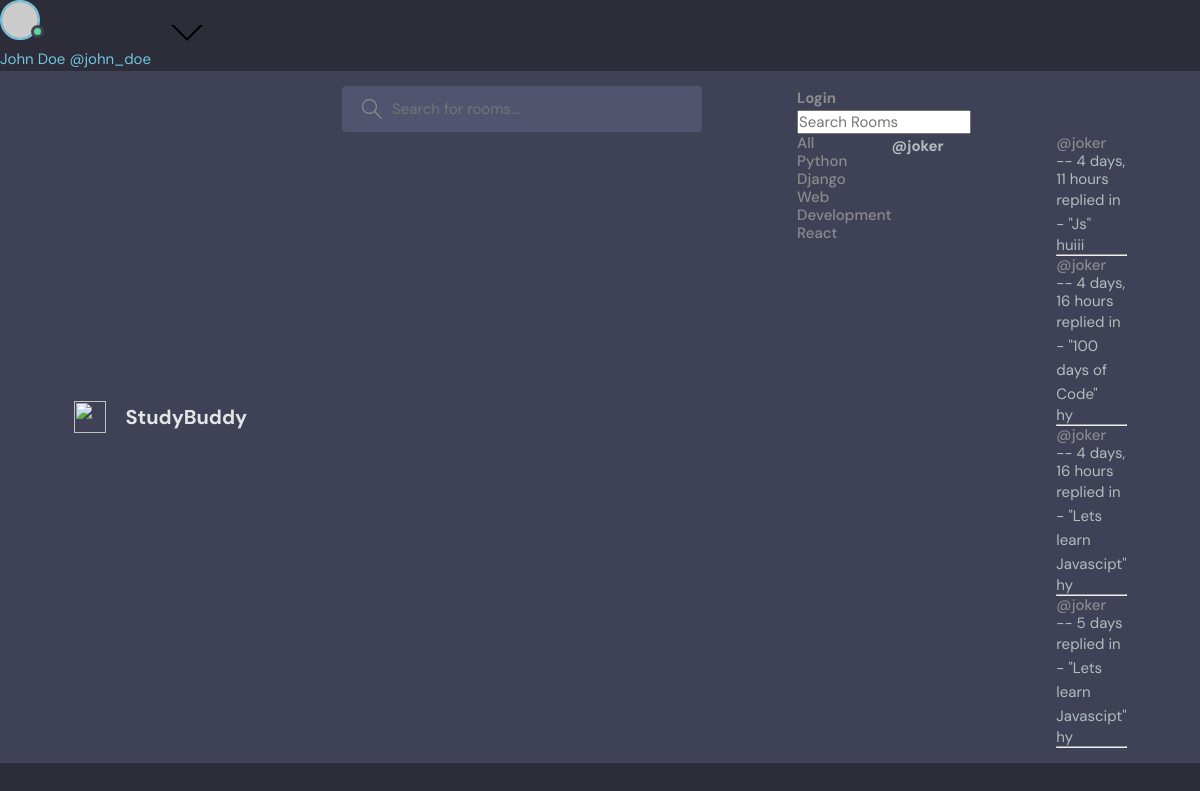
Page /profile/6 on the committed database.
### hotel/models.py (models this page shows, shortened)
class Topic(models.Model):
    name = models.CharField(max_length=200)

class Message(models.Model):
    user = models.ForeignKey(User, on_delete=models.CASCADE)
    room = models.ForeignKey(Room, on_delete=models.CASCADE)
    body = models.TextField()
    updated = models.DateTimeField(auto_now = True)
    created = models.DateTimeField(auto_now_add = True)
    class Meta:
        ordering = ['-updated','-created']

class Room(models.Model):
    host = models.ForeignKey(User,on_delete=models.SET_NULL,null=True)
    topic = models.ForeignKey(Topic,on_delete=models.SET_NULL,null=True)
    name = models.CharField(max_length=200)
    description = models.TextField(null=True, blank=True)
    participants = models.ManyToManyField(User, related_name='participants',blank=True)
    updated = models.DateTimeField(auto_now = True)
    created = models.DateTimeField(auto_now_add = True)
    class Meta:
        ordering = ['-updated','-created']
    def __str__(self):
        return self.name

### hotel/views.py (the view)
# urls.py: path('profile/<str:pk>',views.profileview,name='profile'),
def profileview(request,pk):
    roommsg= Message.objects.all().filter(user_id =pk)
    room = Room.objects.all().filter(host_id=pk)
    user = roommsg.first()
    topics= Topic.objects.all().filter()
    context ={'roommsg' : roommsg,'room' : room ,'user':user,'topics' : topics}
    return render(request,'hotel/profile.html',context)

### hotel/templates/hotel/profile.html (shortened to what this page needs)
{% extends 'main.html' %}
{% block content %}
<div class="profile_con">
<div>
    {% include "hotel/browse.html" %}
</div>
<div>
    <h1>@{{ user.user }}</h1>
</div>
<div>
    {% include "hotel/recent.html" %}
</div>
{% endblock content %}

### hotel/templates/hotel/browse.html
<p>
    <a href="{% url 'home' %}">All</a>
</p>
{% for topic in topics%}
<p>
    <a href="{% url 'home' %}?q={{ topic.name }}">{{ topic.name }}</a>
</p>
{% endfor%}

### hotel/templates/hotel/recent.html (shortened to what this page needs)
<div>
    {%for msg in roommsg %}
    <small><p><a href="{% url 'profile' msg.user.id %}">@{{ msg.user }}</a> -- {{msg.created|timesince}} </p></small>
    <small>
        <div>
            replied in - "{{ msg.room }}"
            <div>
            <p>    {{  msg.body }}</p>
            </div>
        </div>
    </small>
    <hr>
<div>
    {% endfor %}

### static/styles/style.css (style rules this page uses)
:root { --color-main: #71c6dd; --color-main-light: #e1f6fb; --color-dark: #3f4156; --color-dark-medium: #51546e; --color-dark-light: #696d97; --color-light: #e5e5e5; --color-gray: #8b8b8b; --color-light-gray: #b2bdbd; --color-bg: #2d2d39; --color-success: #5dd693; --color-error: #fc4b0b; }
* { font-family: "DM Sans", -apple-system, BlinkMacSystemFont, "Segoe UI", Roboto, Oxygen, Ubuntu, Cantarell, "Open Sans", "Helvetica Neue", sans-serif; margin: 0; padding: 0; box-sizing: border-box; text-rendering: optimizeLegibility; font-size: inherit; }
html { font-size: 56.25%; }
@media only screen and (min-width: 1200px) { html { font-size: 62.5%; } }
body { line-height: 1.6; font-weight: 400; font-size: 1.5rem; color: var(--color-light-gray); background-color: var(--color-bg); min-height: 100vh; }
a { display: inline-block; color: var(--color-main); text-decoration: none; }
.header__menu a { display: flex; gap: 1.5rem; align-items: center; font-weight: 500; text-decoration: none; color: var(--color-gray); }
.header__menu p { line-height: 1.2; }

### hotel/templates/hotel/profile.html (style rules this page uses)
.profile_con { display:grid; grid-template-columns: 1fr 3fr 1fr; }

### rows in the picture
Topic: name "Python"
Topic: name "Django"
Topic: name "Web Development"
Topic: name "React"
Message: user "joker", created "4 days, 11 hours", room "Js", body "huiii"
Message: user "joker", created "4 days, 16 hours", room "100 days of Code", body "hy"
Message: user "joker", created "4 days, 16 hours", room "Lets learn Javascipt", body "hy"
Message: user "joker", created "5 days", room "Lets learn Javascipt", body "hy"
